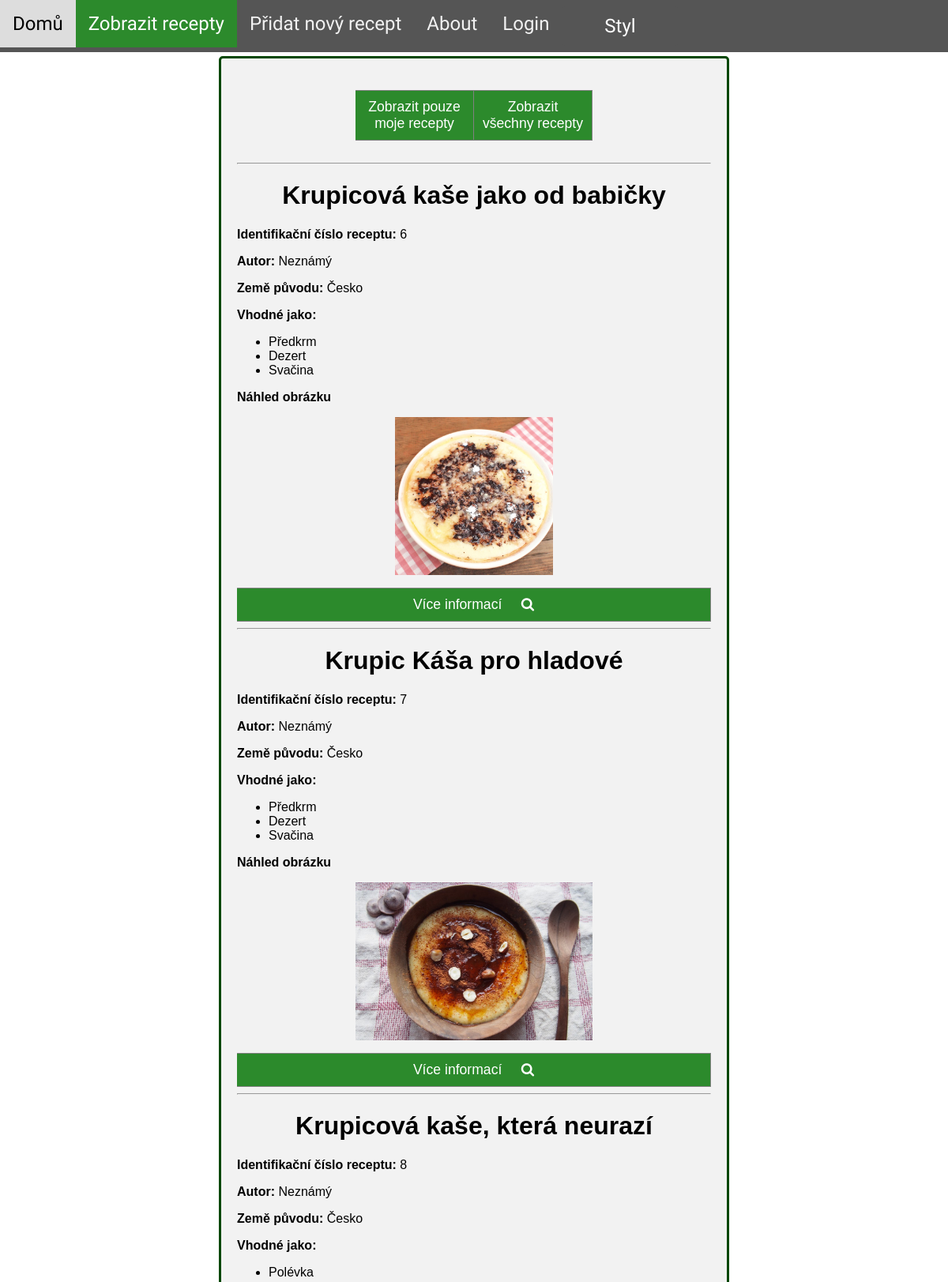
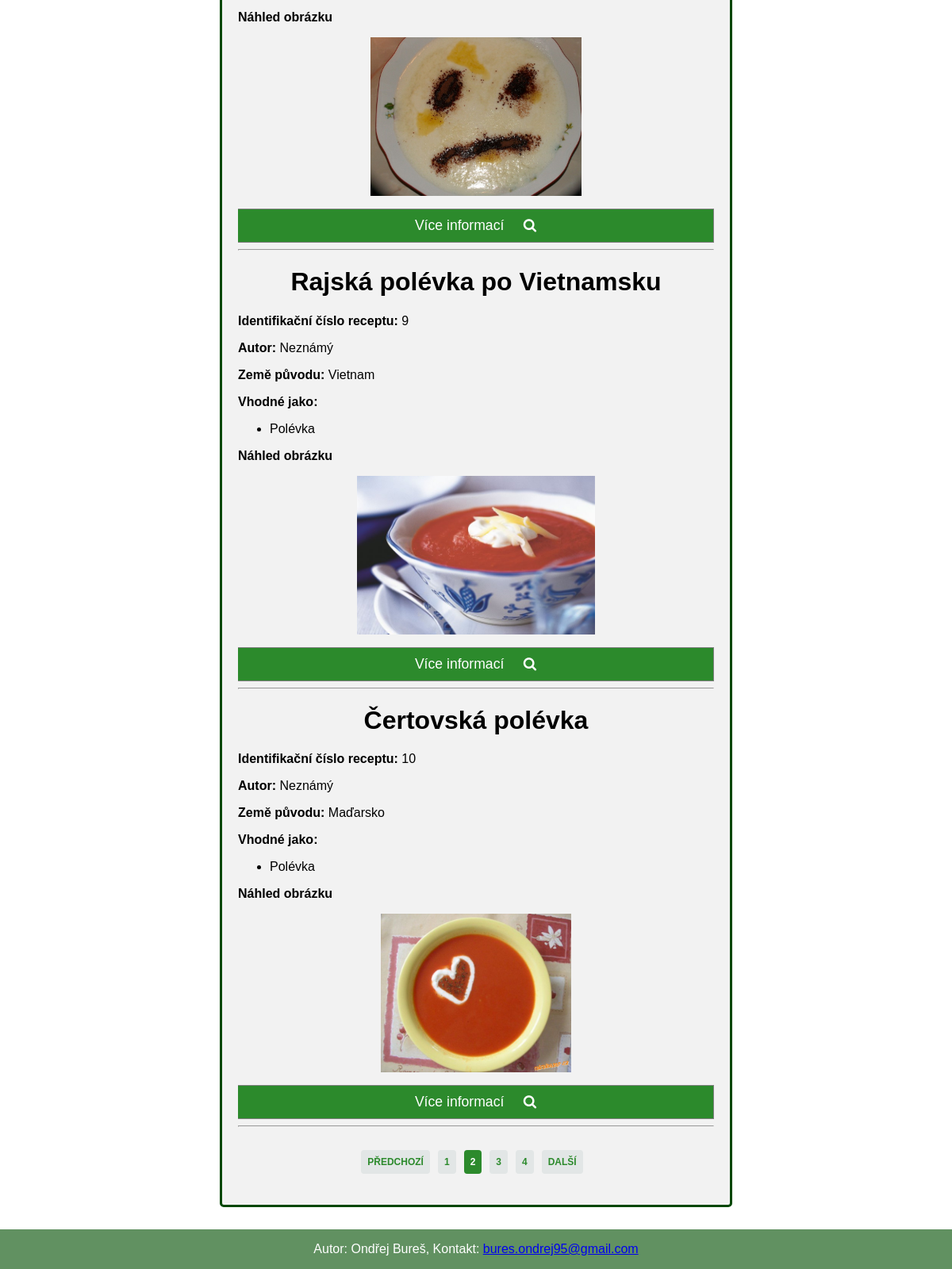
Page /viewAllRecipes.php?page=2&option=default on the committed database (2 pictures, top to bottom).
### tables this page shows
CREATE TABLE Recipes (
    ID int AUTO_INCREMENT NOT NULL ,
    name VARCHAR(40) NOT NULL,
    directions VARCHAR(1000) NOT NULL,
    date Date NOT NULL,
    author_id int,
    originCountry_id int,
    imgUrl VARCHAR(1000),
    PRIMARY KEY (ID),
    FOREIGN KEY (author_id) REFERENCES Users(ID)
);

CREATE TABLE OriginCountry (
    ID int AUTO_INCREMENT NOT NULL ,
    name VARCHAR(50) NOT NULL,
    PRIMARY KEY (ID)
);

### viewAllRecipes.php (the view, shortened to what this page needs)
<?php
$bodyClass = "style1";
?>
<!DOCTYPE html>
<html lang="cs">
<head>
    <link rel="stylesheet" href="Styles/styles.css">
    <link rel="stylesheet" href="https://cdnjs.cloudflare.com/ajax/libs/font-awesome/4.7.0/css/font-awesome.min.css">
</head>
<body class="<?php echo $bodyClass; ?>">
    <nav class="topnav">
        <a href="index.php">Domů</a>
        <a class="active" href="viewAllRecipes.php">Zobrazit recepty</a>
        <a href="addRecipe.php">Přidat nový recept</a>
        <a href="about.php">About</a>
        <?php
        if (!isset($_SESSION["username"])) {
            echo '<a href="login.php?action=login">Login</a>';
        } else {
            echo '<a href="userInfo.php">' . $_SESSION["username"] . '</a>';
        } ?>
        <select onchange="location = this.value;">
            <option hidden selected disabled>Styl</option>
        </select>
    </nav>
    <?php
    $connect = mysqli_connect("localhost", "bureson1", "webove aplikace", "bureson1");
    if (!$connect) {
        die("Connection failed: No database found");
    } else {
        $connect->set_charset("UTF-8");
    }
    if ($connect) {
        $sarchedOption = isset($_GET['option']) ? $_GET['option'] : "default";
        $currentUserID = 0;
        if ($sarchedOption != null && $sarchedOption  == "my") {
            $query = "SELECT ID, name, date, directions, author_id, originCountry_id, imgUrl FROM recipes WHERE author_id = '$currentUserID'";
        } else {
            $query = "SELECT ID, name, date, directions, author_id, originCountry_id, imgUrl FROM recipes";
        }
        $result = $connect->query($query);
        $total_pages = $result != null ? $result->num_rows : 0;
        $page = isset($_GET['page']) && is_numeric($_GET['page']) ? $_GET['page'] : 1; ?>
        <main class=recipeDiv>
            <div class="chooseOptionDiv">
                <button type="button" onclick="location.href='viewAllRecipes.php?page=1&option=my'">Zobrazit pouze moje recepty</button>
                <button type="button" onclick="location.href='viewAllRecipes.php?page=1&option=default'">Zobrazit všechny recepty</button>
            </div>
            <hr>
            <?php
            $num_results_on_page = 5;
            if ($sarchedOption != null && $sarchedOption  == "my") {
                $query = "SELECT ID, name, date, directions, author_id, originCountry_id, imgUrl FROM recipes WHERE author_id = '$currentUserID' LIMIT ?,?";
            } else {
                $query = "SELECT ID, name, date, directions, author_id, originCountry_id, imgUrl FROM recipes LIMIT ?,?";
            }
            if ($stmt = $connect->prepare($query)) {
                $calc_page = ($page - 1) * $num_results_on_page;
                $stmt->bind_param('ii', $calc_page, $num_results_on_page);
                $stmt->execute();
                $result = $stmt->get_result();
                if ($result->num_rows > 0) {
                    while ($row = $result->fetch_assoc()) {
                        $recipe_id = $row["ID"];
                        $imgUrl = $row["imgUrl"];
                        $originCountry = "Neznámá";
                        $originCountry_id = $row["originCountry_id"];
                        $author = "Neznámý";
                        $mealCategories = array();
                        $query2 = "SELECT name FROM origincountry WHERE ID = '$originCountry_id'";
                        $result2 = $connect->query($query2);
                        if ($result2->num_rows > 0) {
                            $row2 = $result2->fetch_assoc();
                            $originCountry = $row2["name"];
                        }
                        $query2 = "SELECT mealCategory_id FROM recipe_mealcategory WHERE recipe_id = '$recipe_id'";
                        $result2 = $connect->query($query2);
                        if ($result2->num_rows > 0) {
                            $i = 0;
                            while ($row2 = $result2->fetch_assoc()) {
                                $tmp_mealCategory_id = $row2["mealCategory_id"];
                                $query3 = "SELECT name FROM mealcategory WHERE ID = '$tmp_mealCategory_id'";
                                $result3 = $connect->query($query3);
                                if ($result3->num_rows > 0) {
                                    $row3 = $result3->fetch_assoc();
                                    $mealCategories[$i] =  $row3["name"];
                                }
                                $i++;
                            }
                        }
                        $htmlMealCategories = "<ul>";
                        for ($i = 0; $i < sizeof($mealCategories); $i++) {
                            $htmlMealCategories = $htmlMealCategories . "<li>" . $mealCategories[$i] . "</li>";
                        }
                        $htmlMealCategories = $htmlMealCategories . "</ul>";
                        if (!@getimagesize($imgUrl)) {
                            $imgUrl = 'http://' . $_SERVER['SERVER_NAME'] . '/~bureson1/Uploads/default.jpg';
                        } else {
                            $imgUrl = 'http://' . $_SERVER['SERVER_NAME'] . '/~bureson1/' . $imgUrl;
                        }
            ?>
                        <h1><?php echo $row["name"]; ?> </h1>
                        <p> <strong>Identifikační číslo receptu:</strong> <?php echo $recipe_id; ?></p>
                        <p><strong>Autor:</strong> <?php echo $author; ?></p>
                        <p><strong>Země původu:</strong> <?php echo $originCountry; ?></p>
                        <p class="margin0"><strong> Vhodné jako:</strong> </p> <?php echo $htmlMealCategories; ?>
                        <p> <strong>Náhled obrázku</strong></p>
                        <p><img class=preview src=" <?php echo $imgUrl  ?>" alt=Obrázek> </p>
                        <button type=button onclick="location.href='viewRecipe.php?id=<?php echo $row['ID'] ?>'">Více informací&nbsp;&nbsp;&nbsp;&nbsp;&nbsp;<i class='fa fa-search'></i></button>
                        <hr>
        <?php
                    }
                }
            } else {
                echo "0 results";
            }
        }
        ?>
        <?php
        if (ceil($total_pages / $num_results_on_page) > 0) : ?>
            <div class="pagination">
                <ul class="pagination">
                    <?php if ($page > 1) : ?>
                        <li class="prev"><a href="viewAllRecipes.php?page=<?php echo $page - 1 ?>">Předchozí</a></li>
                    <?php endif; ?>
                    <?php if ($page - 1 > 0) : ?><li class="page"><a href="viewAllRecipes.php?page=<?php echo $page - 1 ?>&option=<?php echo $sarchedOption ?>"><?php echo $page - 1 ?></a></li><?php endif; ?>
                    <li class="currentpage"><a href="viewAllRecipes.php?page=<?php echo $page ?>&option=<?php echo $sarchedOption ?>"><?php echo $page ?></a></li>
                    <?php if ($page + 1 < ceil($total_pages / $num_results_on_page) + 1) : ?><li class="page"><a href="viewAllRecipes.php?page=<?php echo $page + 1 ?>&option=<?php echo $sarchedOption ?>"><?php echo $page + 1 ?></a></li><?php endif; ?>
                    <?php if ($page + 2 < ceil($total_pages / $num_results_on_page) + 1) : ?><li class="page"><a href="viewAllRecipes.php?page=<?php echo $page + 2 ?>&option=<?php echo $sarchedOption ?>"><?php echo $page + 2 ?></a></li><?php endif; ?>
                    <?php if ($page < ceil($total_pages / $num_results_on_page)) : ?>
                        <li class="next"><a href="viewAllRecipes.php?page=<?php echo $page + 1 ?>&option=<?php echo $sarchedOption ?>">Další</a></li>
                    <?php endif; ?>
                </ul>
            </div>
        <?php endif; ?>
        </main> <br>
        <footer>
            <p>Autor: Ondřej Bureš, Kontakt:
                <a href="mailto:bures.ondrej95@gmail.com">bures.ondrej95@gmail.com</a>
            </p>
        </footer>
</body>
</html>

### Styles/styles.css (style rules this page uses)
body.style1 { margin: 0; font-family: Arial, Helvetica, sans-serif; font-size: 100%; background-image: url(https://images.pexels.com/photos/1414651/pexels-photo-1414651.jpeg?auto=compress&cs=tinysrgb&dpr=2&h=750&w=1260); background-repeat: no-repeat; background-attachment: fixed; background-size: cover; }
body.style1 nav.topnav { overflow: auto; background-color: #555; font-family: 'Sansita Swashed'; font-size: 150%; }
body.style1 nav.topnav a.active { background-color: rgb(44, 138, 44); color: white; }
body.style1 button { width: 100%; padding: 10px; background: rgb(44, 138, 44); font-size: 110%; color: white; border: 1px solid grey; border-left: none; cursor: pointer; }
body.style1 .recipeDiv { border-radius: 5px; background-color: #f2f2f2; margin: auto; width: 50%; border: 3px solid rgb(1, 71, 0); padding: 20px; margin-top: 5px; margin-bottom: 60px; }
body.style1 .chooseOptionDiv { width: 50%; padding: 20px; margin-left: auto; margin-right: auto; display: flex; align-items: center; justify-content: center; }
body.style1 .pagination { width: fit-content; margin-left: auto; margin-right: auto; }
body.style1 .pagination ul { list-style-type: none; padding: 10px 0; display: inline-flex; justify-content: center; box-sizing: border-box; }
body.style1 .pagination li { box-sizing: border-box; padding-right: 10px; margin-left: auto; margin-right: auto; }
body.style1 .pagination li a { box-sizing: border-box; background-color: #e2e6e6; padding: 8px; text-decoration: none; font-size: 12px; font-weight: bold; color: rgb(44, 138, 44); border-radius: 4px; }
body.style1 .pagination .next a, body.style1 .pagination .prev a { text-transform: uppercase; font-size: 12px; }
body.style1 .pagination .currentpage a { background-color: rgb(44, 138, 44); color: #fff; }
body.style1 footer { background-color: rgb(97, 145, 97); text-align: center; position: fixed; left: 0; bottom: 0; width: 100%; color: white; }
.topnav select { font-family: 'Sansita Swashed'; display: inline-block; width: 10%; height: 50px; font-size: 100%; text-align-last: center; cursor: pointer; border-radius: 4px; background-color: #555; border: none; width: auto; color: white; padding: 10px; appearance: none; -webkit-appearance: none; -moz-appearance: none; }
.topnav a { float: left; color: #f2f2f2; text-align: center; padding: 16px 16px; text-decoration: none; font-size: 100%; }
h1 { text-align: center; }
p.margin0 { margin: 0px; }
input[type=text], input[type=date], input[type=password], input[type=url], select, textarea { width: 100%; padding: 12px 20px; margin: 8px 0; display: inline-block; border: 1px solid #ccc; border-radius: 4px; box-sizing: border-box; }
.chooseOptionDiv { width: 50%; padding: 20px; margin-left: auto; margin-right: auto; display: flex; align-items: center; justify-content: center; }
img.preview { max-height: 200px; max-width: 100%; height: auto; display: block; margin-left: auto; margin-right: auto; }

### rows in the picture
recipes: name "Krupicová kaše jako od babičky", ID "6", author "Neznámý", originCountry.name "Česko", i "Předkrm Dezert Svačina", shows a picture
recipes: name "Krupic Káša pro hladové", ID "7", author "Neznámý", originCountry.name "Česko", i "Předkrm Dezert Svačina", shows a picture
recipes: name "Krupicová kaše, která neurazí", ID "8", author "Neznámý", originCountry.name "Česko", i "Polévka", shows a picture
recipes: name "Rajská polévka po Vietnamsku", ID "9", author "Neznámý", originCountry.name "Vietnam", i "Polévka", shows a picture
recipes: name "Čertovská polévka", ID "10", author "Neznámý", originCountry.name "Maďarsko", i "Polévka", shows a picture

### other values in the picture
$page - 1 "1"
$page "2"
$page + 1 "3"
$page + 2 "4"
